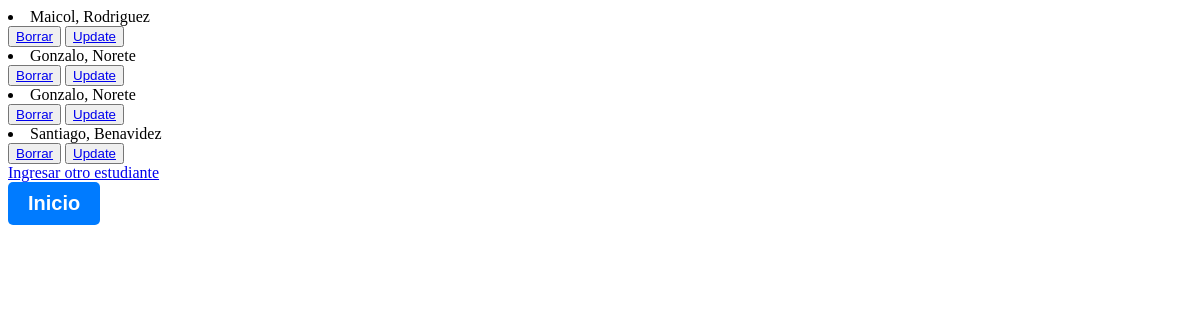
/PrimerApp/listEstudiantes/, run on an earlier commit of the app's database.
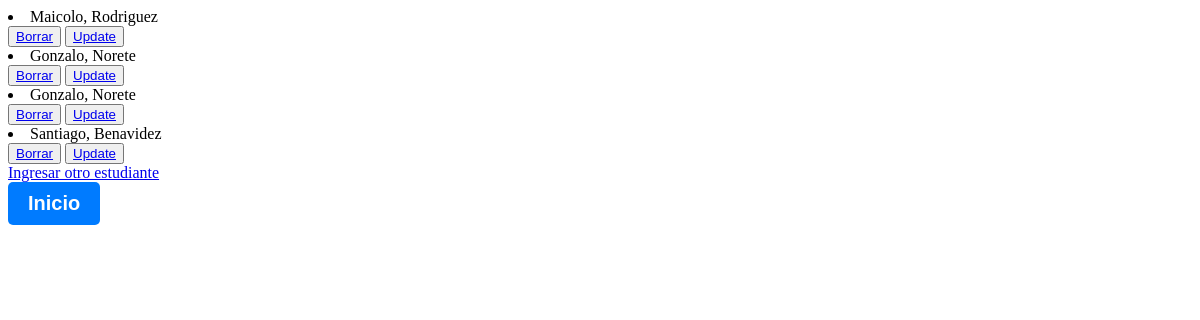
And on a later commit of the database.
### PrimerApp/models.py (models this page shows)
class Estudiante(models.Model):
    nombre = models.CharField(max_length=50)
    apellido = models.CharField(max_length=50)
    email = models.EmailField()
    def __str__(self):
        return f"{self.nombre}, {self.apellido}"

### PrimerApp/views.py (the view)
# urls.py: path('listEstudiantes/', views.leerEstudiante, name="Estudiantes"),
def leerEstudiante(request):
    estudiantes = Estudiante.objects.all()
    contexto = {"estudiantes": estudiantes}
    return render(request, "PrimerApp/leerEstudiante.html", contexto)

### PrimerApp/templates/PrimerApp/leerEstudiante.html (shortened to what this page needs)
<!DOCTYPE html>
<html lang="es">
<head>
</head>
<body>
    {% for estudiante in estudiantes %}
        <li>{{estudiante}}</li>
        <button class="btn btn-danger"><a class="text-bg-dark" href="{% url 'Borrar Estudiante' estudiante.nombre %}">Borrar</a></button>
        <button class="btn btn-danger"><a class="text-bg-dark" href="{% url 'Update Estudiante' estudiante.nombre %}">Update</a></button>
    {% endfor %}
    <br>
    <a class="btn-outline-dark" href="{% url 'Formulario de estudiantes' %}">Ingresar otro estudiante</a>
    <br>
    <button class="btn-custom" onclick="window.location.href='{% url 'Principal' %}'">Inicio</button>
</body>
</html>

What changed in the data, as far as the page shows it:
changed Estudiante: nombre+apellido "Maicol, Rodriguez" → "Maicolo, Rodriguez"
